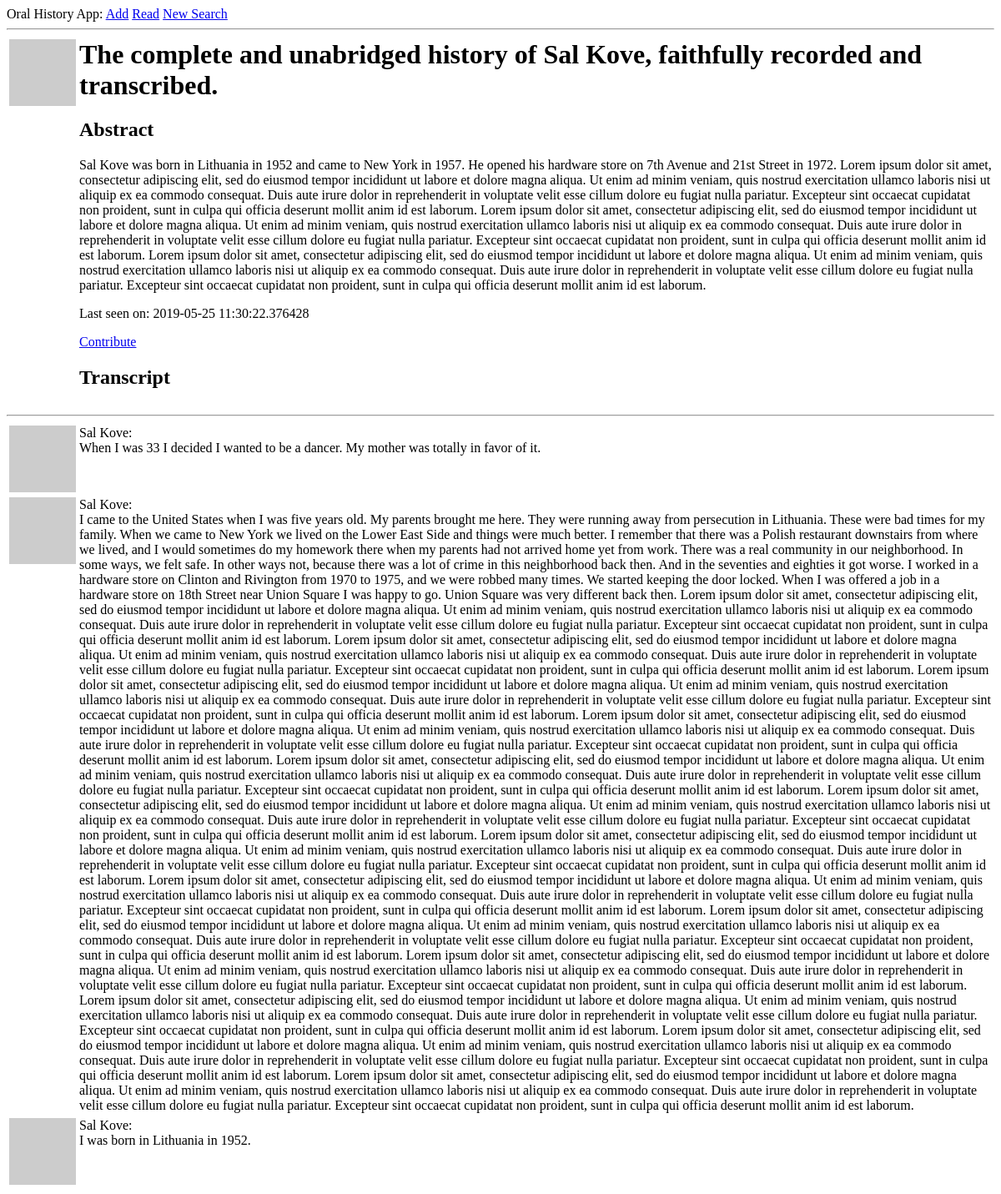
Page /user/Sal Kove (signed in) on the earlier database version.
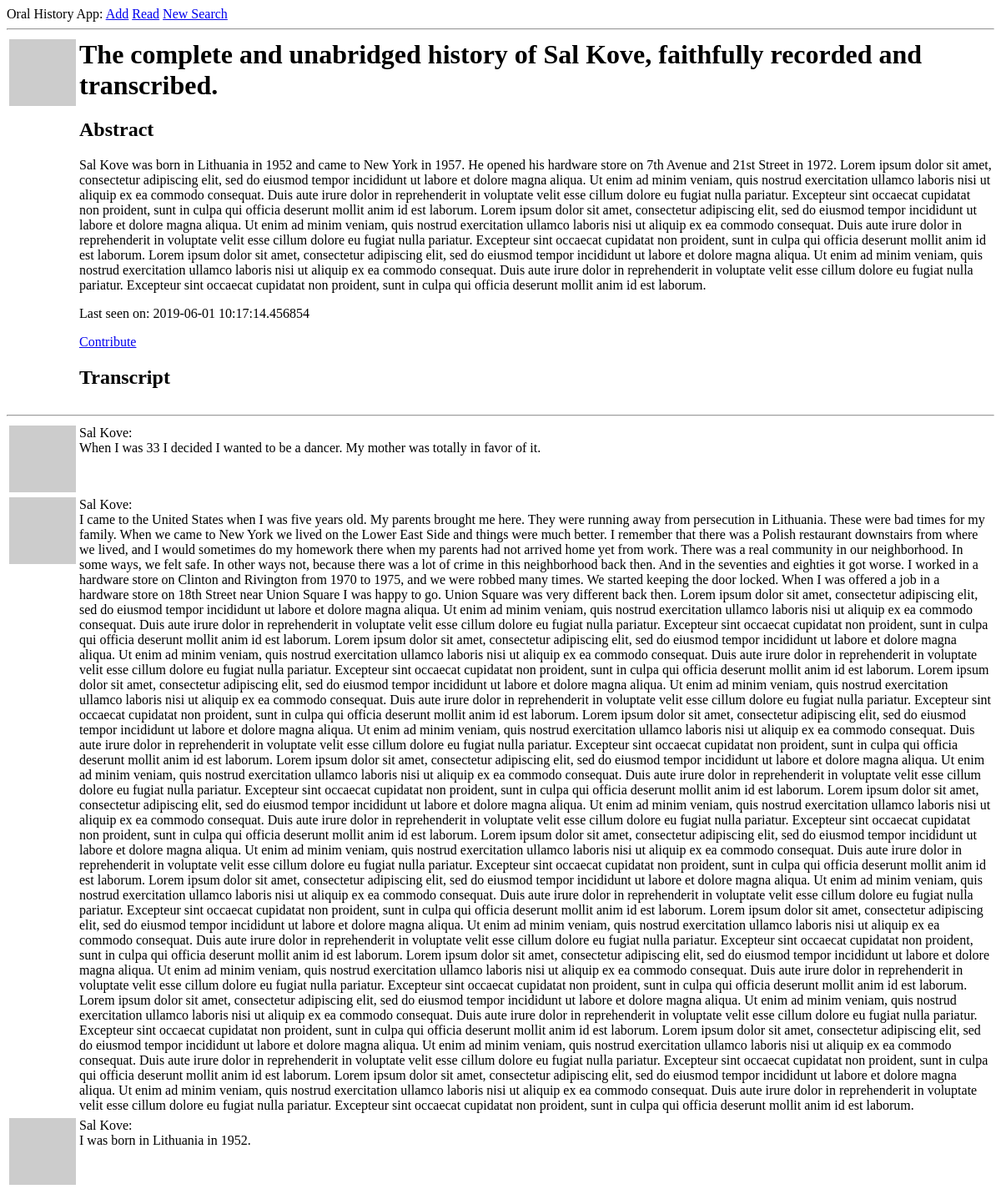
Same page on the later database version.
### app/models.py (models this page shows, shortened)
class User(UserMixin, db.Model):
    id = db.Column(db.Integer, primary_key=True)
    username = db.Column(db.String(64), index=True, unique=True)
    email = db.Column(db.String(120), index=True, unique=True)
    password_hash = db.Column(db.String(128))
    posts = db.relationship('Post', backref='author', lazy='dynamic')
    about_me = db.Column(db.String(3000))
    last_seen = db.Column(db.DateTime, default=datetime.utcnow)
    followed = db.relationship(
        'User', secondary=followers,
        primaryjoin=(followers.c.follower_id == id),
        secondaryjoin=(followers.c.followed_id == id),
        backref=db.backref('followers', lazy='dynamic'), lazy='dynamic')
    def avatar(self, size):
        digest = md5(self.email.lower().encode('utf-8')).hexdigest()
        return 'https://www.gravatar.com/avatar/{}?d=identicon&s={}'.format(
            digest, size)
    def is_following(self, user):
        return self.followed.filter(
            followers.c.followed_id == user.id).count() > 0

### app/routes.py (the view)
@app.route('/user/<username>')
@login_required
def user(username):
    user = User.query.filter_by(username=username).first_or_404()
    page = request.args.get('page', 1, type=int)
    posts = user.posts.order_by(Post.timestamp.desc()).paginate(
        page, app.config['POSTS_PER_PAGE'], False)
    next_url = url_for('user', username=user.username, page=posts.next_num) \
        if posts.has_next else None
    prev_url = url_for('user', username=user.username, page=posts.prev_num) \
        if posts.has_prev else None
    return render_template('user.html', user=user, posts=posts.items,
                           next_url=next_url, prev_url=prev_url)

### app/models.py (called while the page is built)
@login.user_loader
def load_user(id):
    return User.query.get(int(id))

### app/routes.py (called while the page is built)
@app.before_request
def before_request():
    if current_user.is_authenticated:
        current_user.last_seen = datetime.utcnow()
        db.session.commit()

### app/templates/user.html
{% extends "base.html" %}
{% block content %}
    <table>
        <tr valign="top">
            <td><img src="{{ user.avatar(128) }}"></td>
            <td>
                <h1>The complete and unabridged history of {{ user.username }}, faithfully recorded and transcribed.</h1>
                <h2>Abstract</h2>
                {% if user.about_me %}<p>{{ user.about_me }}</p>{% endif %}
                {% if user.last_seen %}<p>Last seen on: {{ user.last_seen }}</p>{% endif %}
                {% if user == current_user %}
                <p><a href="{{ url_for('edit_profile') }}">Edit abstract</a></p>
                {% elif not current_user.is_following(user) %}
                <p><a href="{{ url_for('follow', username=user.username) }}">Contribute</a></p>
                {% else %}
                <p><a href="{{ url_for('unfollow', username=user.username) }}">Stop contributing</a></p>
                {% endif %}
                <h2>Transcript</h2>
            </td>
        </tr>
    </table>
    <hr>
    {% for post in posts %}
        {% include '_post.html' %}
    {% endfor %}
{% endblock %}

Differences in the rows shown:
changed User "Sal Kove": last_seen "2019-05-25 11:30:22.376428" → "2019-06-01 10:17:14.456854"
